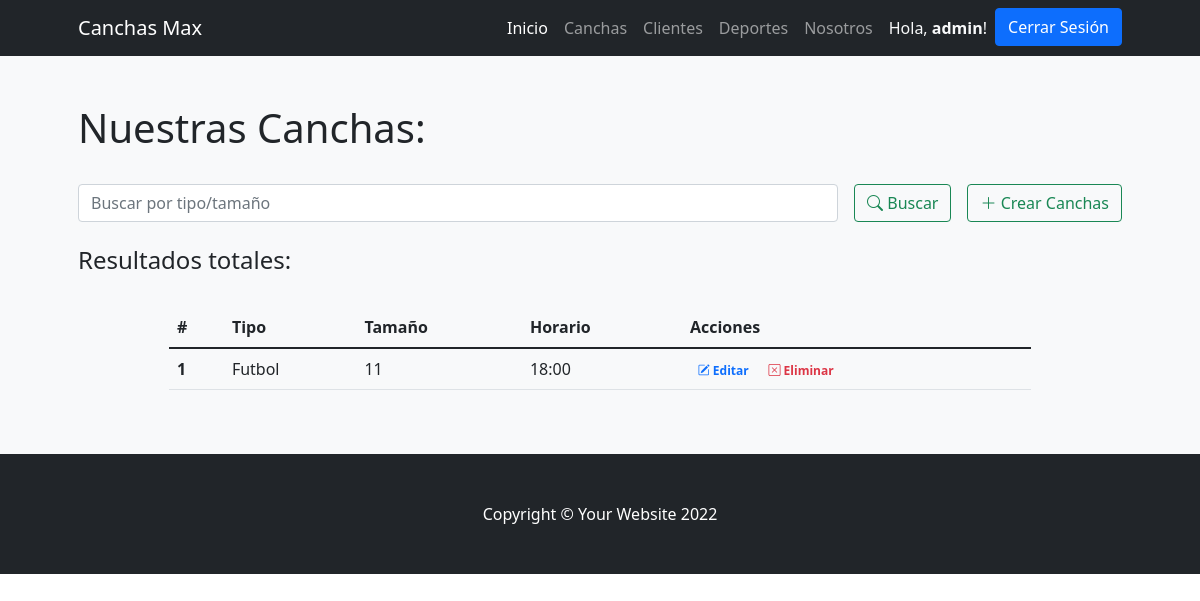
The page /entregableapp/canchas (signed in) on the database its author committed.
### Entregable1App/models.py (models this page shows)
class Cancha(models.Model):
    tipo= models.CharField(max_length=20)
    tamaño = models.IntegerField()
    costo = models.FloatField()
    horario = models.TimeField()

### Entregable1App/views.py (the view)
# urls.py: path('canchas', canchas, name="canchas"),
def canchas(request):
    if request.method == "POST":
        search = request.POST["search"]
        if search != "":
            canchas = Cancha.objects.filter( Q(tipo__icontains=search) | Q(tamaño__icontains=search) ).values()
            return render(request,"Entregable1App/canchas.html",{"canchas":canchas, "search":True, "busqueda":search})
    canchas = Cancha.objects.all()
    return render(request,"Entregable1App/canchas.html",{"canchas":canchas, "search":False})

### Entregable1App/templates/Entregable1App/canchas.html (shortened to what this page needs)
{% extends 'Entregable1App/base.html' %}
{% block contenidopagina %}
<section class="bg-light py-5">
    <div class="container px-5">
        <h1>Nuestras Canchas:</h1>
        <br>
        <div class="row gx-5 justify-content-center">
            <div class="col-lg-12">
                <form class="d-flex my-2 my-lg-0" action="" method="post">
                    <input class="flex-grow-0 form-control mr-sm-2" type="search" name="search" placeholder="Buscar por tipo/tamaño" aria-label="Search">
                    <button class="btn btn-outline-success text-nowrap ms-3 my-2 my-sm-0" type="submit"> <i class="bi bi-search"></i> Buscar</button>
                    <a class="btn btn-outline-success text-nowrap ms-3 my-2 my-sm-0" href="{% url 'crear_canchas' %}"> <i class="bi bi-plus-lg"></i> Crear Canchas</a>
                </form>
            </div>
        </div>
        <br>
        <h4>Resultados
            {% if search %}
                para "{{busqueda}}":
            {% else %}
                totales:
            {% endif %}
        </h4>
        <br>
        <div class="row gx-5 justify-content-center">
            <div class="col-lg-10 table-responsive">
                <table class="table table-theme">
                    <thead>
                        <tr>
                            <th scope="col">#</th>
                            <th scope="col">Tipo</th>
                            <th scope="col">Tamaño</th>
                            <th scope="col">Horario</th>
                            <th scope="col">Acciones</th>
                        </tr>
                    </thead>
                    <tbody>
                        {% for cancha in canchas %}
                            <tr>
                                <th scope="row">{{forloop.counter}}</th>
                                <td>{{cancha.tipo}}</td>
                                <td>{{cancha.tamaño}}</td>
                                <td>{{cancha.horario}}</td>
                                <td>
                                    <a href="{% url 'editar_cancha' cancha.id %}" class="text-primary badge badge-primary text-decoration-none"> <i class="bi bi-pencil-square"></i> Editar</a>
                                    <a href="{% url 'eliminar_cancha' cancha.id %}" class="text-danger badge badge-danger text-decoration-none"> <i class="bi bi-x-square"></i> Eliminar</a>
                                </td>
                            </tr>
                        {% endfor %}
                    </tbody>
                </table>
            </div>
        </div>
    </div>
</section>
{% endblock %}

### Entregable1App/templates/Entregable1App/base.html (shortened to what this page needs)
{% load static %}
<!DOCTYPE html>
<html lang="es">
    <head>
        <link rel="stylesheet" href="https://cdn.jsdelivr.net/npm/bootstrap-icons@1.8.3/font/bootstrap-icons.css">
        <link href="{% static 'css/styles.css' %}" rel="stylesheet" />
    </head>
    <body>
        <nav class="navbar navbar-expand-lg navbar-dark bg-dark">
            <div class="container px-5">
                <a class="navbar-brand" href="{% url 'inicio' %}">Canchas Max</a>
                <div class="collapse navbar-collapse" id="navbarSupportedContent">
                    <ul class="navbar-nav ms-auto mb-2 mb-lg-0">
                        <li class="nav-item"><a class="nav-link active" aria-current="page" href="{% url 'inicio' %}">Inicio</a></li>
                        <li class="nav-item"><a class="nav-link" href="{% url 'canchas' %}">Canchas</a></li>
                        <li class="nav-item"><a class="nav-link" href="{% url 'clientes' %}">Clientes</a></li>
                        <li class="nav-item"><a class="nav-link" href="{% url 'deportes' %}">Deportes</a></li>
                        <li class="nav-item"><a class="nav-link" href="{% url 'acercade' %}">Nosotros</a></li>
                    {% if user.is_authenticated %}
                        <li class="nav-item"><p class="text-light my-2 mx-2">  Hola, <b>{{user.username}}</b>!</p></li>
                        <li class="nav-item"><a class="btn btn-primary" href="{% url 'logout' %}">Cerrar Sesión</a></li>
                    {% else %}
                        <li class="nav-item"><a class="btn btn-primary mx-2" href="{% url 'login' %}">Iniciar Sesión</a></li>
                        <li class="nav-item"><a class="btn btn-outline-primary" href="{% url 'register' %}">Registrarse</a></li>
                    {% endif %}
                    </ul>
                </div>
            </div>
        </nav>
        {% block contenidopagina %}
        {% endblock %}
        <footer class="py-5 bg-dark">
            <div class="container px-5"><p class="m-0 text-center text-white">Copyright &copy; Your Website 2022</p></div>
        </footer>
    </body>
</html>

### rows shown on the page
Cancha: tipo "Futbol", tamaño "11", horario "18:00"

### other values the page prints
{{ user.username }} "admin"
